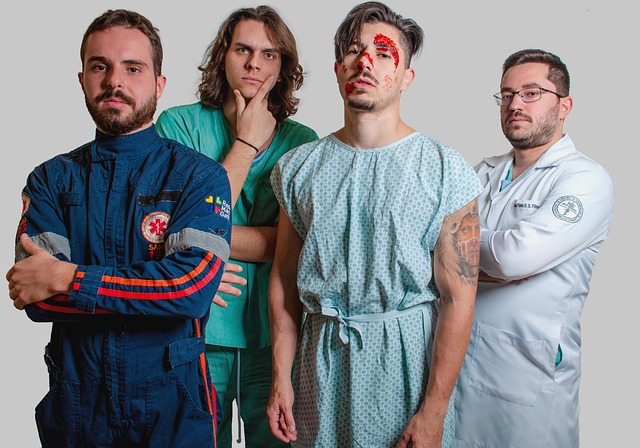
#> input picture images/costumes.jpg, 640 x 448 px
$ python face_detection.py
#> lines starting #> are read from the running program, lines starting #| are printed output that depends on the picture; after the words box and inside, x2 and y2 are one past the last pixel; in counts of white or black regions, pixels touching at a corner belong together
import cv2

# Load built-in face detector
faceCascade = cv2.CascadeClassifier(
    cv2.data.haarcascades + "haarcascade_frontalface_default.xml"
)

# Load image
img = cv2.imread("images/costumes.jpg")
#> img is the input picture: shape (448, 640, 3); mean B, G, R 137.1, 132.9, 130.4

# Safety check
if img is None:
    print("Image not found!")
    exit()

# Convert to grayscale
imgGray = cv2.cvtColor(img, cv2.COLOR_BGR2GRAY)
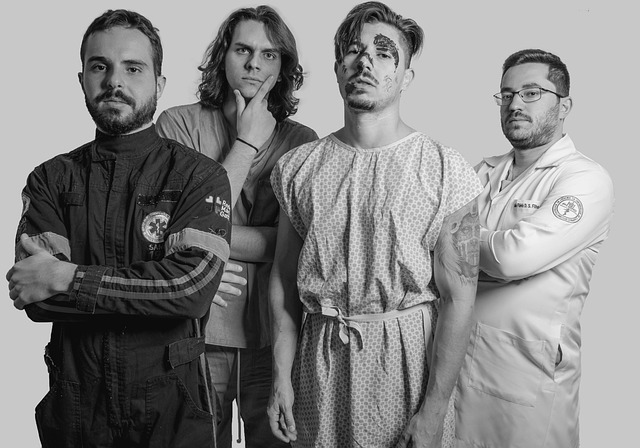
#> imgGray: shape (448, 640); min 0, max 255, mean 132.6

# Detect faces
faces = faceCascade.detectMultiScale(imgGray, 1.1, 4)
#> faces = [[213, 79, 54, 54], [219, 26, 69, 69], [327, 21, 76, 76], [485, 67, 71, 71], [72, 32, 89, 89], [273, 106, 94, 94]]

# Draw rectangles
for (x, y, w, h) in faces:
    cv2.rectangle(img, (x, y), (x+w, y+h), (0, 255, 0), 2)
#> this loop made 6 passes
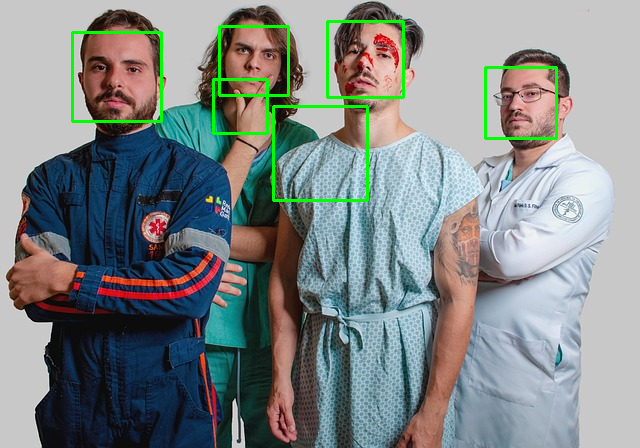
#> img: shape (448, 640, 3); 1.88% of pixels changed, all inside (x1, y1, x2, y2) = (71, 20, 558, 202)

cv2.imshow("Image", img)
cv2.waitKey(0)
cv2.destroyAllWindows()

$ run again, with images/Men.jpg copied over images/costumes.jpg
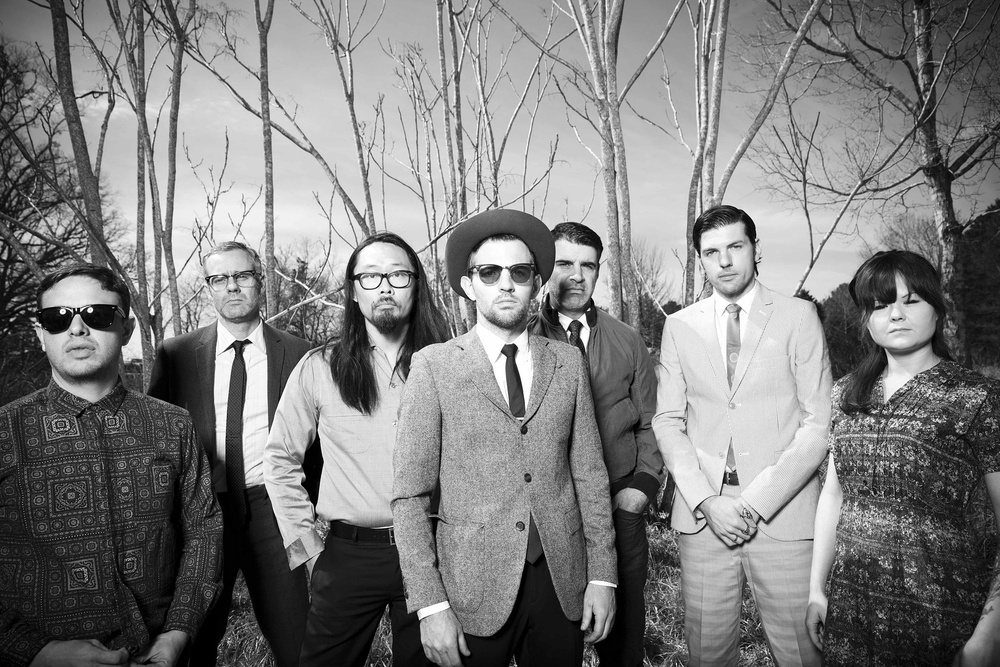
#> input picture images/Men.jpg, 1000 x 667 px, shrunk from 1920 x 1280 before the run
#> img is the input picture: shape (667, 1000, 3); min 0, max 255, mean 126.2
#> faces = [[691, 224, 66, 66], [545, 241, 63, 63], [200, 252, 65, 65], [173, 495, 58, 58], [344, 244, 80, 80], [460, 239, 91, 91], [864, 276, 71, 71], [23, 278, 111, 111]]
#> the loop `for (x, y, w, h) in faces:` made 8 passes
#> after the loop `for (x, y, w, h) in faces:`:
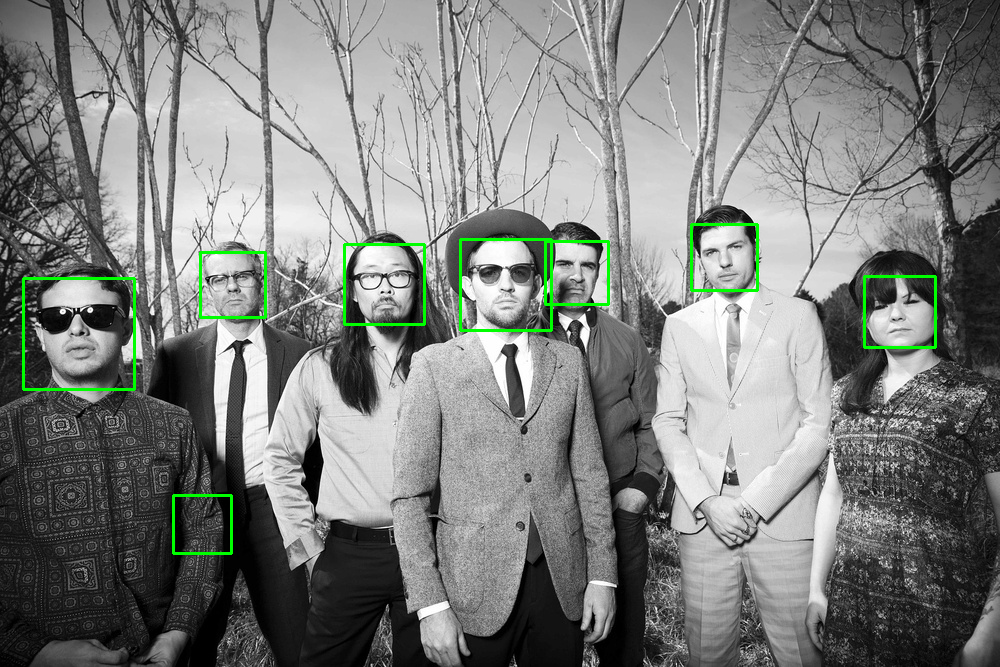
#> img: shape (667, 1000, 3); 1.08% of pixels changed, all inside (x1, y1, x2, y2) = (22, 223, 937, 555)
